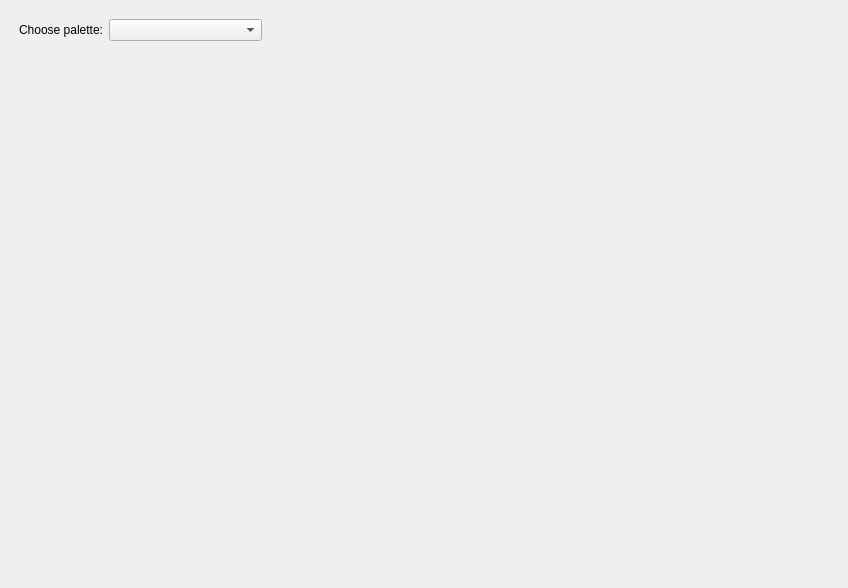
<?xml version="1.0" encoding="UTF-8"?>
<ui version="4.0">
 <class>ColorWidget</class>
 <widget class="QWidget" name="ColorWidget">
  <property name="geometry">
   <rect>
    <x>0</x>
    <y>0</y>
    <width>848</width>
    <height>588</height>
   </rect>
  </property>
  <property name="windowTitle">
   <string>ColorWidget</string>
  </property>
  <widget class="QWidget" name="verticalLayoutWidget">
   <property name="geometry">
    <rect>
     <x>10</x>
     <y>10</y>
     <width>261</width>
     <height>191</height>
    </rect>
   </property>
   <layout class="QVBoxLayout" name="verticalLayout">
    <property name="leftMargin">
     <number>9</number>
    </property>
    <property name="topMargin">
     <number>9</number>
    </property>
    <property name="rightMargin">
     <number>9</number>
    </property>
    <property name="bottomMargin">
     <number>9</number>
    </property>
    <item>
     <layout class="QFormLayout" name="formLayout">
      <property name="fieldGrowthPolicy">
       <enum>QFormLayout::AllNonFixedFieldsGrow</enum>
      </property>
      <item row="0" column="0">
       <widget class="QLabel" name="paletteLabel">
        <property name="text">
         <string>Choose palette:</string>
        </property>
       </widget>
      </item>
      <item row="0" column="1">
       <widget class="QComboBox" name="paletteCombo"/>
      </item>
     </layout>
    </item>
    <item>
     <widget class="QStackedWidget" name="paletteStack"/>
    </item>
   </layout>
  </widget>
  <widget class="GradientWidget" name="test_01" native="true">
   <property name="geometry">
    <rect>
     <x>280</x>
     <y>10</y>
     <width>261</width>
     <height>21</height>
    </rect>
   </property>
  </widget>
  <widget class="GradientSlider" name="test_02" native="true">
   <property name="geometry">
    <rect>
     <x>90</x>
     <y>250</y>
     <width>81</width>
     <height>241</height>
    </rect>
   </property>
  </widget>
  <widget class="QLabel" name="ctop">
   <property name="geometry">
    <rect>
     <x>190</x>
     <y>210</y>
     <width>30</width>
     <height>30</height>
    </rect>
   </property>
   <property name="text">
    <string/>
   </property>
  </widget>
  <widget class="QLabel" name="cmid">
   <property name="geometry">
    <rect>
     <x>190</x>
     <y>320</y>
     <width>30</width>
     <height>30</height>
    </rect>
   </property>
   <property name="text">
    <string/>
   </property>
  </widget>
  <widget class="QLabel" name="cbottom">
   <property name="geometry">
    <rect>
     <x>180</x>
     <y>460</y>
     <width>30</width>
     <height>30</height>
    </rect>
   </property>
   <property name="text">
    <string/>
   </property>
  </widget>
 </widget>
 <layoutdefault spacing="6" margin="11"/>
 <customwidgets>
  <customwidget>
   <class>GradientWidget</class>
   <extends>QWidget</extends>
   <header>GradientWidget.h</header>
   <container>1</container>
  </customwidget>
  <customwidget>
   <class>GradientSlider</class>
   <extends>QWidget</extends>
   <header>GradientSlider.h</header>
   <container>1</container>
  </customwidget>
 </customwidgets>
 <resources/>
 <connections/>
</ui>
